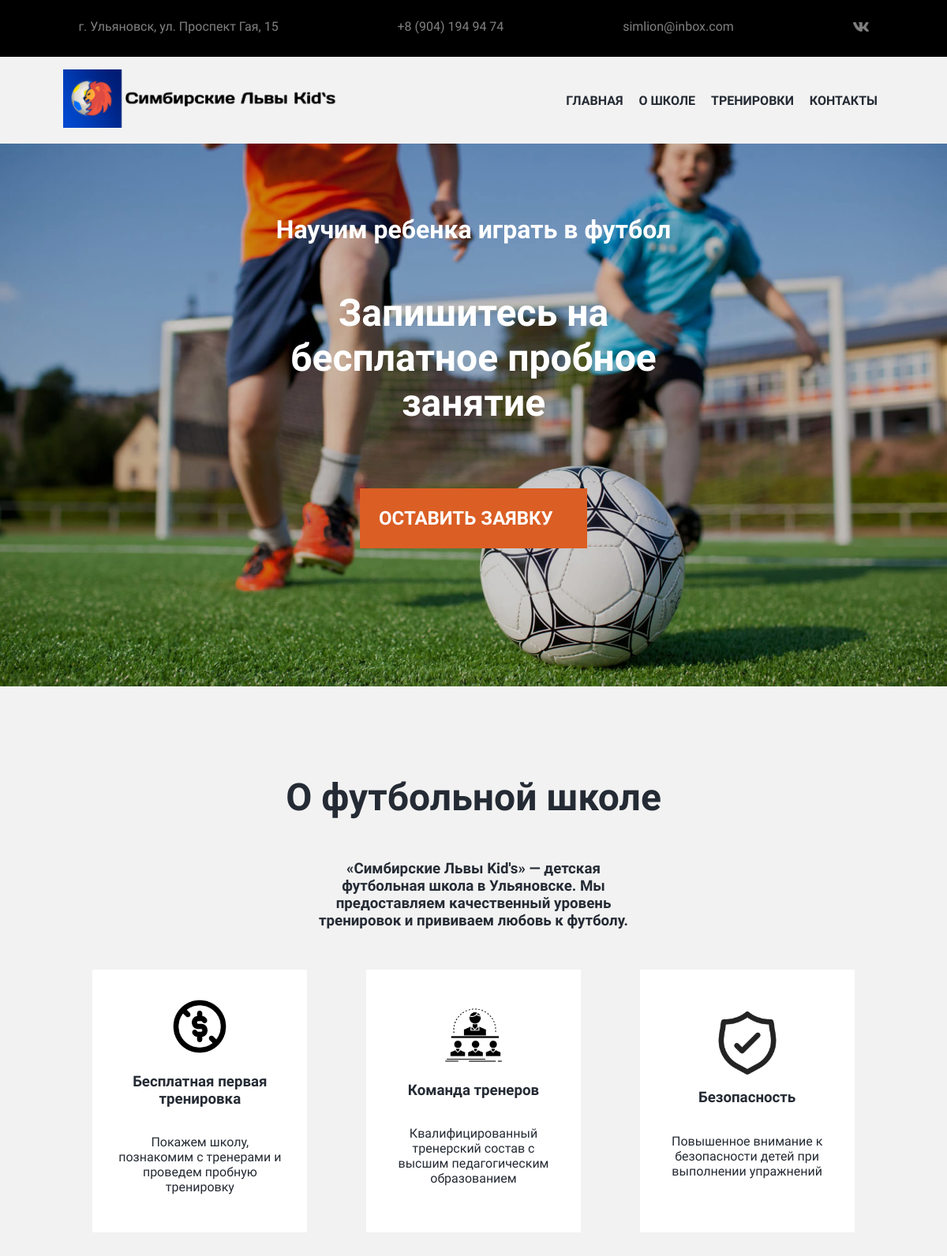
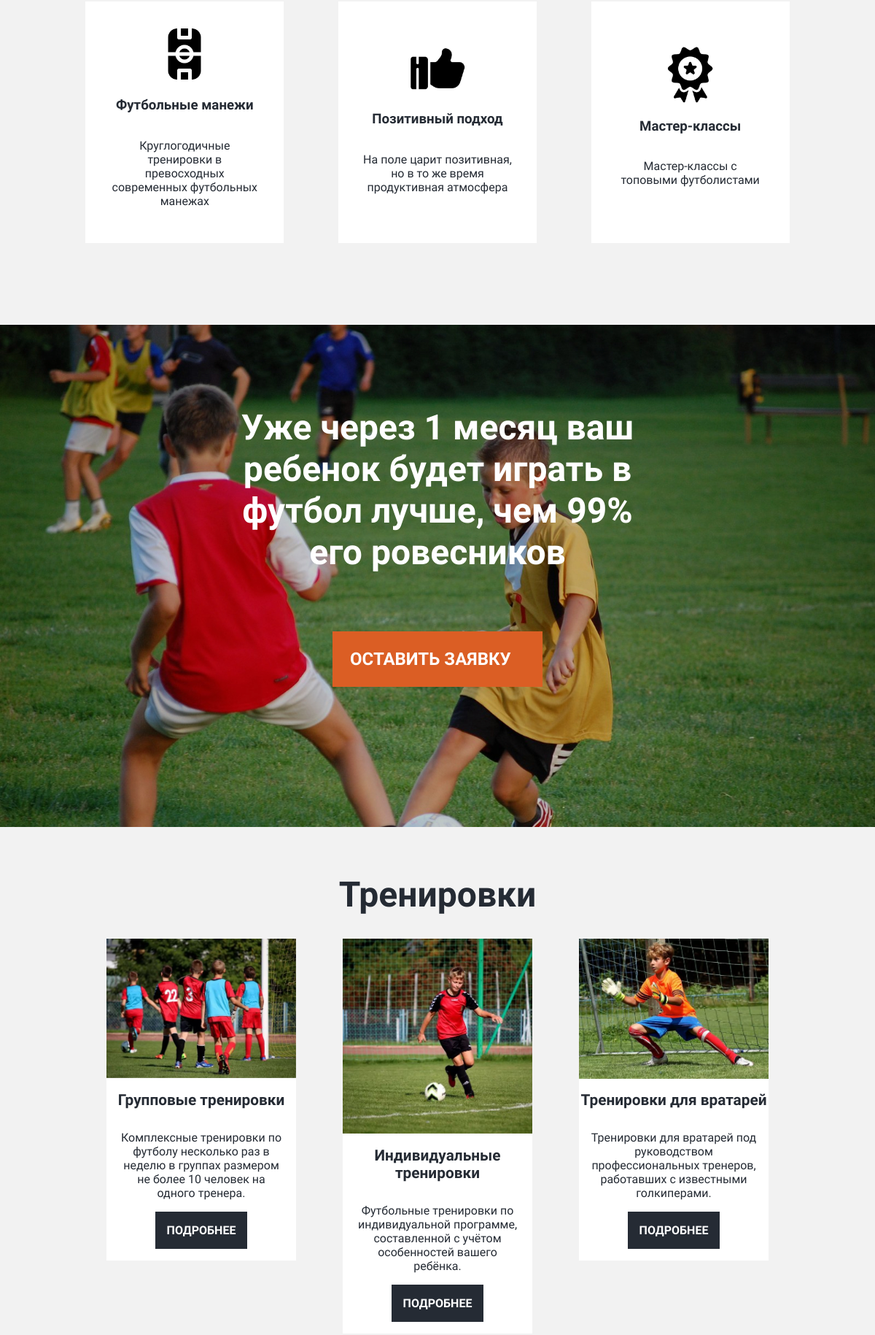
The page / (upper part) on the database its author committed (2 pictures, top to bottom).
### main/models.py (models this page shows, shortened)
class About_School(models.Model):
    title = models.CharField(max_length=50, null=True, verbose_name='Название абзаца о футбольной школе')
    text = models.TextField(null=True, verbose_name='Описание абзаца о футбольной школе')
    image = models.ImageField(upload_to='site_images', verbose_name='Картинка к абзацу о футбольной школе')
    class Meta:
        verbose_name = 'Абзац с описанием школы'
        verbose_name_plural = 'Абзацы с описанием школы'

class Trains(models.Model):
    title = models.CharField(max_length=50, null=True, verbose_name='Название тренировки')
    price = models.CharField(max_length=50, null=True, verbose_name='Цена тренировки')
    description = models.TextField(null=True, verbose_name='Описание тренировки')
    age = models.CharField(max_length=50, null=True, verbose_name='Возраст ребенка')
    duration = models.CharField(max_length=50, null=True, verbose_name='Продолжительность тренировки')
    frequency = models.CharField(max_length=50, null=True, verbose_name='Периодичность тренировок')
    cost_of_first_train = models.CharField(max_length=50, default='Первая тренировка: бесплатно!',
                                           verbose_name='Стоймость первой тренировки')
    image=models.ImageField(upload_to='trains_pics',verbose_name='Изображение', null=True)
    class Meta:
        verbose_name = 'Тренировка'
        verbose_name_plural = 'Тренировки'

### main/views.py (the view)
# urls.py: path("", views.index, name='home'),
def index(request):
    if request.method == "POST":
        form = SignForm(request.POST)
        if form.is_valid():
            form.save()
            send_mail(
                form.cleaned_data['name'],
                f'''{form.cleaned_data['email']},
                         {form.cleaned_data['phone']},
                         {form.cleaned_data['description']}
                    ''',
                settings.EMAIL_HOST_USER,
                ['stadolnikoff@yandex.ru'],
                fail_silently=False,
            )
            messages.success(request, 'Ваша заявка успешно отправлена')
            form = SignForm()
    else:
        form = SignForm()
    data = {
        'paragraphs': About_School.objects.all(),
        'trains': Trains.objects.all(),
        'form': form,
    }
    return render(request, 'main/index.html', context=data)

### main/templates/main/index.html (shortened to what this page needs)
{% extends 'base.html' %}
{% block content %}
    <div class="try_free_class">
        <h2 class="try_free_class_h2">Научим ребенка играть в футбол</h2>
        <h1 class="try_free_class_h1">Запишитесь на бесплатное пробное занятие</h1>
        <a class="send_application" id="open_form" style="cursor: pointer">ОСТАВИТЬ ЗАЯВКУ</a>
    </div>
    <div class="about_football_school">
        <div class="about_football_school_header">
            <h1 style="font-size: 3em;text-align: center">О футбольной школе</h1>
            <h3 style="text-align: center; width: 40%">«Симбирские Львы Kid's» — детская футбольная школа в Ульяновске.
                Мы предоставляем качественный уровень
                тренировок и прививаем любовь к футболу.</h3>
        </div>
        <div class="about_football_school_paragraphs">
            {% for paragraph in paragraphs %}
                <div class="paragraph">
                    <img src="{{ paragraph.image.url }}" width="80em" alt="">
                    <h3 style="text-align: center">{{ paragraph.title }}</h3>
                    <p style="text-align: center">{{ paragraph.text }}</p>
                </div>
            {% endfor %}
        </div>
    </div>
    <div class="try_free_class cls2">
        <h1 class="try_free_class_h1">Уже через 1 месяц ваш ребенок будет играть в футбол лучше, чем 99% его
            ровесников</h1>
        <a class="send_application" id="open_forma" style="cursor: pointer">ОСТАВИТЬ ЗАЯВКУ</a>
    </div>
    <div class="trains">
        <h1 style="font-size: 3em">Тренировки</h1>
        <div class="kind_of_trains">
            {% for train in trains %}
                <div class="train">
                    <div class="train_img">
                        <img src="{{ train.image.url }}" width="100%" height="100%" alt="">
                    </div>
                    <h1 style="font-size: 1.3em; text-align: center">{{ train.title }}</h1>
                    <p style="padding-right: 1em; padding-left: 1em; text-align: center">{{ train.description }}</p>
                    <a href="{% url 'trains' %}"
                       style="padding: 1em;background-color: #252B34; font-weight: 600;color: white">ПОДРОБНЕЕ</a>
                </div>
            {% endfor %}
        </div>
    </div>
{% endblock %}

### templates/base.html (shortened to what this page needs)
{% load static %}
{% load widget_tweaks %}
<!DOCTYPE html>
<html lang="en">
<head>
    <link rel="stylesheet" href="{% static 'css/main.css' %}">
    <link rel="stylesheet" href="{% static 'css/forms.css' %}">
</head>
<body>
<header>
    <a href="">г. Ульяновск, ул. Проспект Гая, 15</a>
    <a href="tel:+8 904 194 94 74">+8 (904) 194 94 74</a>
    <a href="">simlion@inbox.com</a>
    <a href="https://vk.com/simlionkids"><img src="{% static 'img/vk.png' %}" alt="" width="20em"></a>
</header>
<nav>
    <a href="{% url 'home' %}"><img src="{% static 'img/logo.png' %}" alt="" width="350em"></a>
    <div class="nav_bar">
        <a href="{% url 'home' %}" class="nav_a">ГЛАВНАЯ</a>
        <a href="{% url 'about' %}" class="nav_a">О ШКОЛЕ</a>
        <a href="{% url 'trains' %}" class="nav_a">ТРЕНИРОВКИ</a>
        <a href="{% url 'contacts' %}" class="nav_a">КОНТАКТЫ</a>
    </div>
</nav>
{% block content %}
{% endblock %}
</body>
</html>

### static/css/main.css (style rules this page uses)
body { margin: 0; color: #252B34; display: flex; flex-direction: column; justify-content: center; font-family: 'Wix Madefor Text', sans-serif; background-color: #f2f2f2; }
h1 { font-size: 1.5em; }
a { text-decoration: none; color: grey; }
header { padding: 1.5em; background-color: black; display: flex; justify-content: space-around; }
nav { margin: 1em 5em 1em 5em; display: flex; align-items: center; justify-content: space-between; }
.nav_a { font-size: 1em; margin: 0.5em; color: #252B34; font-weight: 700; }
.try_free_class { background-image: url('../img/trenirovka.jpg'); background-size: cover; height: 10em; padding-top: 13em; padding-bottom: 20em; display: flex; flex-direction: column; justify-content: center; align-items: center; }
.try_free_class_h1 { color: white; font-size: 3em; width: 50%; text-align: center; }
.try_free_class_h2 { color: white; font-size: 2em; }
.send_application { width: 10em; font-size: 1.5em; padding: 1em; color: white; font-weight: 600; background-color: #db5e24; margin-top: 2em; }
.about_football_school { margin: 5em 5em 5em 5em; display: flex; flex-direction: column; align-items: center; }
.about_football_school_header { display: flex; flex-direction: column; align-items: center; }
.about_football_school_paragraphs { margin-top: 2em; display: flex; justify-content: space-around; flex-wrap: wrap; }
.paragraph { width: 20%; background-color: white; display: flex; flex-direction: column; justify-content: center; align-items: center; padding: 2em 2em 2em 2em; margin-bottom: 2em; }
.try_free_class.cls2 { background-image: url('../img/trenirovka2.jpg'); }
.trains { display: flex; flex-direction: column; flex-wrap: wrap; justify-content: center; align-items: center; margin: 2em 5em 2em 5em; }
.kind_of_trains { display: flex; justify-content: center; align-items: stretch; flex-wrap: wrap; }
.train { height: 100%; width: 25%; display: flex; margin-right: 2em; margin-left: 2em; flex-direction: column; align-items: center; justify-content: center; background-color: white; padding-bottom: 1em; }
.train_img { width: 100%; height: 100%; }

### rows shown on the page
About_School: image (picture), title "Бесплатная первая тренировка", text "Покажем школу, познакомим с тренерами и проведем пробную тренировку"
About_School: image (picture), title "Команда тренеров", text "Квалифицированный тренерский состав с высшим педагогическим образованием"
About_School: image (picture), title "Безопасность", text "Повышенное внимание к безопасности детей при выполнении упражнений"
About_School: image (picture), title "Футбольные манежи", text "Круглогодичные тренировки в превосходных современных футбольных манежах"
About_School: image (picture), title "Позитивный подход", text "На поле царит позитивная, но в то же время продуктивная атмосфера"
About_School: image (picture), title "Мастер-классы", text "Мастер-классы с топовыми футболистами"
Trains: image (picture), title "Групповые тренировки", description "Комплексные тренировки по футболу несколько раз в неделю в группах размером не более 10 человек на одного тренера."
Trains: image (picture), title "Индивидуальные тренировки", description "Футбольные тренировки по индивидуальной программе, составленной с учётом особенностей вашего ребёнка."
Trains: image (picture), title "Тренировки для вратарей", description "Тренировки для вратарей под руководством профессиональных тренеров, работавших с известными голкиперами."
